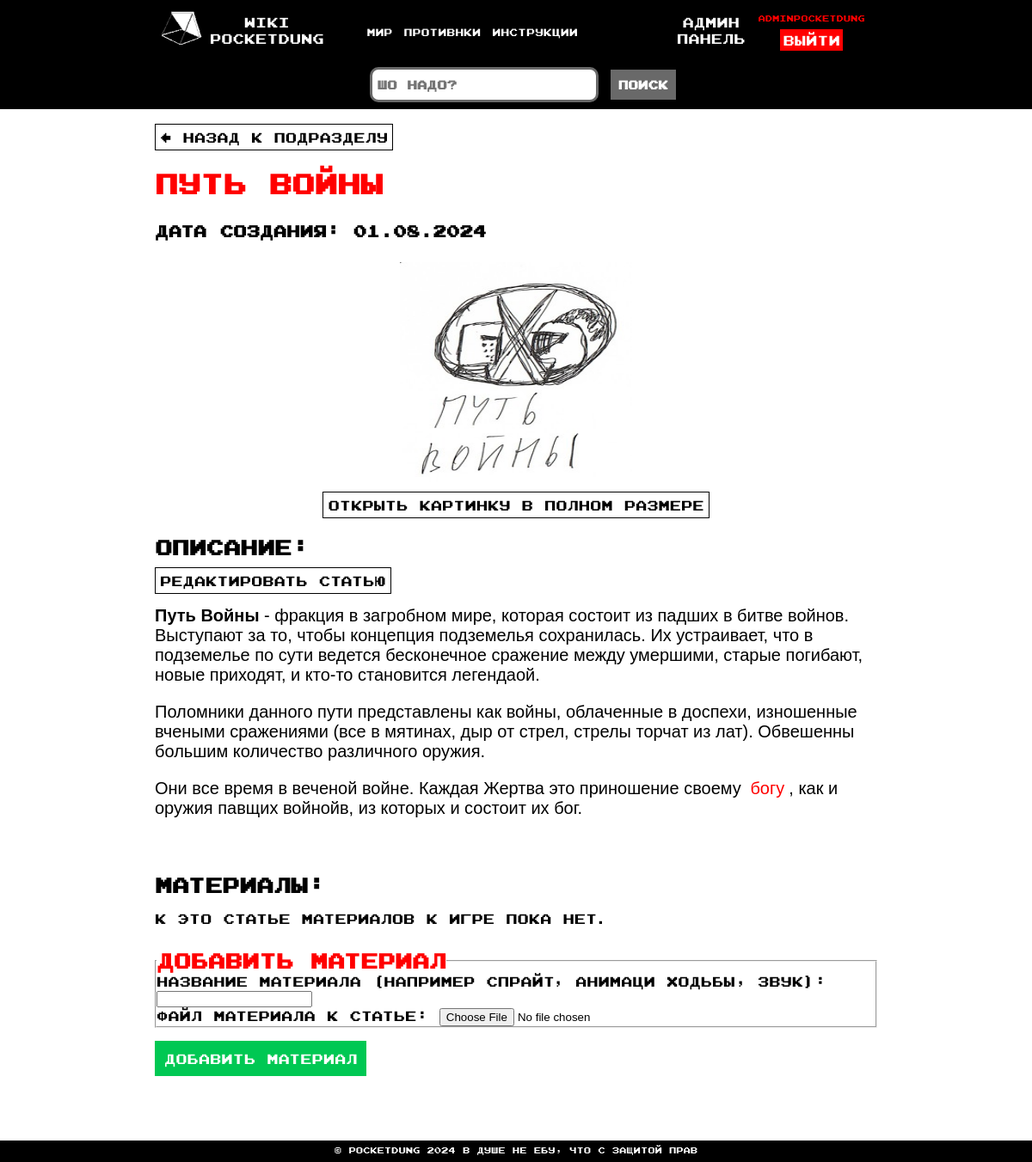
The app's page /wiki/world/factions/1/ (signed in) with its own data.
### wiki/models.py (models this page shows, shortened)
class InfoChapter(models.Model):
    ic_name = models.CharField(verbose_name="Название раздела", max_length=300)
    ic_url = models.CharField(verbose_name="Название раздела в url (желательно на EU)", max_length=300)
    class Meta:
        verbose_name = "Раздел на сайте"
        verbose_name_plural = "Раздела на сайте"

class Info(models.Model):
    infoSubSection = models.ForeignKey(InfoSubSection, on_delete = models.CASCADE, verbose_name="Подраздел информации на wiki")
    i_name = models.CharField(verbose_name="Название статьи", max_length=300)
    i_img = models.ImageField(verbose_name="Картинка для статьи", upload_to='info_images/', blank=True)
    i_date_creation = models.DateField(verbose_name="Дата создания статьи", default=date.today)
    i_text = models.TextField(verbose_name="Содержание статьи")
    class Meta:
        verbose_name = "Статья на сайте"
        verbose_name_plural = "Статьи на сайте"

### wiki/views.py (the view)
# urls.py: path("<str:ic_url>/<str:iss_url>/<int:i_id>/", views.InfoDetails, name="InfoDetails"),
@login_required
def InfoDetails(request, ic_url: str, iss_url: str, i_id: int) -> HttpResponse:
    allInfoChapters = getAllInfoChapterWithSubSection()
    info = Info.objects.filter(id=i_id).first()
    materials = Material.objects.filter(info__id=i_id).order_by('-m_date_add')
    paginator = Paginator (materials, 5) #будет показывтьа 5 объектов на одной странице
    page_number = request.GET.get("page")
    page_obj = paginator.get_page(page_number)
    result_materials : list = []
    for m in materials:
        result_materials.append({
            "m_name": m.m_name,
            "m_date_add": m.m_date_add.strftime("%d.%m.%Y"),
            "m_file": m.m_file.url
        })
    try:
        main_img = info.i_img.url
    except:
        main_img = False
    if request.method == 'POST':
        form = MaterialForm(request.POST, request.FILES)
        post = form.save(commit=False)
        post.info = info
        if form.is_valid():
            LogMaterials.objects.create(
                m_name=post.m_name,
                ml_i_id=i_id,
                ml_action="загружен",
                user_id = request.user.id
            )
            post.save()
            return redirect(request.META['HTTP_REFERER'])
    else:
        form = MaterialForm()
    return render(
        request=request,
        context={
            "allInfoChapters": allInfoChapters,
            "i_id": i_id,
            "i_name": info.i_name,
            "i_img": main_img,
            "i_date_creation": info.i_date_creation.strftime("%d.%m.%Y"),
            "i_text": info.i_text,
            "materials": result_materials,
            "iss_url": iss_url,
            "ic_url": ic_url,
            "form": form,
            "page_obj": page_obj
        },
        template_name="wiki/info.html"
    )

### wiki/forms.py
class MaterialForm(forms.ModelForm):
    class Meta:
        model = Material
        fields = ('m_name', 'm_file', )

### wiki/views.py (called while the page is built)
def getAllInfoChapterWithSubSection() -> list:
    result = []
    InfoChapters = InfoChapter.objects.all()
    for ic in InfoChapters:
        subs = InfoSubSection.objects.filter(infoChapter__id = ic.id)
        subs_res = []
        for s in subs:
            subs_res.append(
                {
                    "iss_name": s.iss_name,
                    "iss_url": s.iss_url
                }
            )
        result.append(
            {
                "ic_name": ic.ic_name,
                "ic_url": ic.ic_url,
                "ic_subs": subs_res
            }
        )
    return result

### wiki/templates/wiki/Info.html (shortened to what this page needs)
{% extends 'wiki/base.html' %}
{% load static %}
{% block content %}
<div id="back-link">
    <div id="back-link">
        <a href="{% url 'wiki:InfoSubSectionDetails' ic_url iss_url %}" >&#8592; Назад к подразделу</a>
    </div>
    <h1 id="page-name"><span style="color: red">{{ i_name }}</span></h1>
    <h3>Дата создания: {{ i_date_creation }}</h3>
    <div id="block-info-main-img">
    {% if i_img %}
        <img id="info-main-img" src={{ i_img }} />
        <div id="open-info-main-img"><a target="_blank" href={{ i_img }}>Открыть картинку в полном размере</a></div>
    {% else %}
        <img id="info-main-img" src={% static 'wiki/notimg.svg'%}>
    {% endif %}
    </div>
    <h2 class="sub-titel">Описание:</h2>
    <a class="change-info-link" href="/admin/wiki/info/{{ i_id }}/change">редактировать статью</a>
    <div id="html-form-db">{{ i_text|safe }}</div>
    <h2 class="sub-titel">Материалы:</h2>
    <div class="info-materials">
        {% if materials %}
            <div class="materials-list">
                <ul>
                {% for m in page_obj %}
                    <li><a target="_blank" href="{{ m.m_file.url }}"><span>Название: </span> <span style="color: red;">{{ m.m_name }}</span> <span>Дата: </span> <span style="color: red;">{{m.m_date_add}}</span></a> <a href="{% url 'wiki:deleteMaterial' ic_url iss_url i_id m.pk %}" class="delete-btn">Удалить</a></li>
                {% endfor %}
                </ul>
            </div>
            <div class="pagination">
                <span class="step-links">
                    {% if page_obj.has_previous %}
                        <a href="?page=1">&laquo; первая</a>
                        <a href="?page={{ page_obj.previous_page_number }}">назад</a>
                    {% endif %}
                    <span class="current">
                        СТРАНИЦА {{ page_obj.number }} ИЗ {{ page_obj.paginator.num_pages }}.
                    </span>
                    {% if page_obj.has_next %}
                        <a href="?page={{ page_obj.next_page_number }}">вперёд</a>
                        <a href="?page={{ page_obj.paginator.num_pages }}">последняя &raquo;</a>
                    {% endif %}
                </span>
            </div>
            </ul>
        {% else %}
            К это статье материалов к игре пока нет.
        {% endif %}
        <div class="form-add-material">
            <form  enctype="multipart/form-data" method="post">
                <fieldset >
                    <legend><h2 class="sub-title-add">Добавить материал</h2></legend>
                    {{ form.as_p }}
                </fieldset>
                <input class="submit-btn" type="submit" value="Добавить материал">
            </form>
        </div>
    </div>
</div>
{% endblock %}

### wiki/templates/wiki/base.html (shortened to what this page needs)
{% load static %}
<!DOCTYPE html>
<html lang = "ru">
    <head>
        <link rel = "stylesheet" href = {% static 'wiki/style.css' %} type = "text/css">
    </head>
    <body>
        <nav>
            <div id="nav-logo">
                <img src={% static 'wiki/logo64x64.svg' %}>
            </div>
            <div id="name-site">
                <a href="{% url 'wiki:index' %}">
                    <div>WIKI</div>
                    <div>PocketDung</div>
                </a>
            </div>
            <div id="nav-links">
                {% for ic in allInfoChapters %}
                    <a href="{% url 'wiki:InfoChapterDetails' ic.ic_url %}" >{{ ic.ic_name }}</a>
                {% endfor %}
            </div>
            <div id="admin-panel">
                <a target="_blank" href="/admin">
                    <div>Админ</div>
                    <div>Панель</div>
                </a>
            </div>
            <div id="user-block">
            {% if request.user.is_authenticated  %}
                <div id="user-name">{{ request.user }}</div>
                <div><a href="{% url 'wiki:logout' %}" id="user-exit">Выйти</a></div>
            {% endif %}
            </div>
        </nav>
        <div class="search-input">
            <form action="{% url 'wiki:search' %}" method="GET">
                <div>
                <input id="search-input" type="text" name="q" placeholder="Шо надо?">
                <input id="search-btn" type="submit" value="Поиск"></input>
                </div>
            </form>
        </div>
        <main class="content">
            {% block content %}
            {% endblock %}
        </main>
        <footer>
            <div id="footer-text">
            © PocketDung 2024  В душе не ебу, что с защитой прав
            </div>
        </footer>
    </body>
</html>

### wiki/static/wiki/style.css (style rules this page uses)
* { margin: 0; padding: 0; }
body { font-family: "Joystix"; }
nav { display: flex; flex-direction: row; background-color: black; height: 70px; margin-bottom: 25px; position: fixed; left: 0; top: 0; width: 100%; }
#nav-logo { margin-left: 15%; margin-top: auto; margin-bottom: auto; }
#name-site { color: white; text-align: center; margin-top: auto; margin-bottom: auto; }
#nav-links { width: 70%; margin-top: auto; margin-bottom: auto; margin-left: 50px; }
nav a { text-decoration: none; color: white; font-size: 16px; }
#admin-panel { margin-top: auto; margin-bottom: auto; text-align: center; margin-right: 0%; }
#user-block { margin-top: auto; margin-bottom: auto; margin-left: 15px; text-align: center; }
#user-name { color: red; font-size: 10px; margin-bottom: 10px; }
#user-exit { background-color: red; font-family: "Joystix"; border: 1px solid red; padding: 2px; margin-top: 10px; }
.content { margin-top: 150px; margin-bottom: 25px; margin-left: 15%; margin-right: 15%; }
#page-name { margin-bottom: 25px; }
.sub-titel { margin-bottom: 15px; }
#back-link { margin-bottom: 25px; }
#back-link a { text-decoration: none; color: black; border: solid 1px black; padding: 5px; }
#html-form-db p { margin-top: 20px; margin-bottom: 20px; font-family: Arial; font-size: 20px; }
#html-form-db a { color: red; border: none; }
#block-info-main-img { margin-bottom: 25px; margin-top: 25px; display: block; text-align: center; }
#info-main-img { width: 270px; height: 270px; }
.info-materials { margin-bottom: 100px; }
.form-add-material { margin-top: 25px; }
.sub-title-add { color:red; }
.submit-btn { background-color: #00C853; color: white; font-family: "Joystix"; padding: 10px; border: 1px solid #00C853; font-size: 16px; margin-top: 15px; }
.search-input { text-align: center; position: fixed; left: 0; top: 70px; width: 100%; background-color: black; padding: 8px; }
#search-input { width: 250px; height: 25px; border: 3px solid #696969; border-radius: 10px; padding: 5px; font-size: 14px; font-weight: bold; font-family: "Joystix"; }
#search-btn { padding: 6px; background-color: #696969; font-family: "Joystix"; font-size: 14px; font-weight: bold; border: 3px solid #696969; color: white; }
footer { position: fixed; left: 0; bottom: 0; color: white; width: 100%; background-color: black; text-align: center; margin-top: 25px; font-size: 10px; word-break: break-all; height: 25px; }
#footer-text { margin-top: 5px; }
@media screen and (max-width: 1400px) { #nav-links a { font-size: 12px; } }

### records on screen
InfoChapter: ic_name "Мир"
InfoChapter: ic_name "Противнки"
InfoChapter: ic_name "Инструкции"
Info: i_name "Путь Войны", i_text "Путь Войны - фракция в загробном мире, которая состоит из падших в битве войнов. Выступают за то, чтобы концепция подземелья сохранилась. Их устраивает, что в подземелье по сути ведется бесконечное сражение между умершими, старые погибают, новые приходят, и кто-то становится легендаой. Поломники данного пути представлены как войны, облаченные в доспехи, изношенные вчеными сражениями (все в мятинах, дыр от стрел, стрелы торчат из лат). Обвешенны большим количество различного оружия. Они все время в веченой войне. Каждая Жертва это приношение своему богу , как и оружия павщих войнойв, из которых и состоит их бог."

### other values on screen
{{ request.user }} "adminPocketDung"
{{ i_date_creation }} "01.08.2024"
